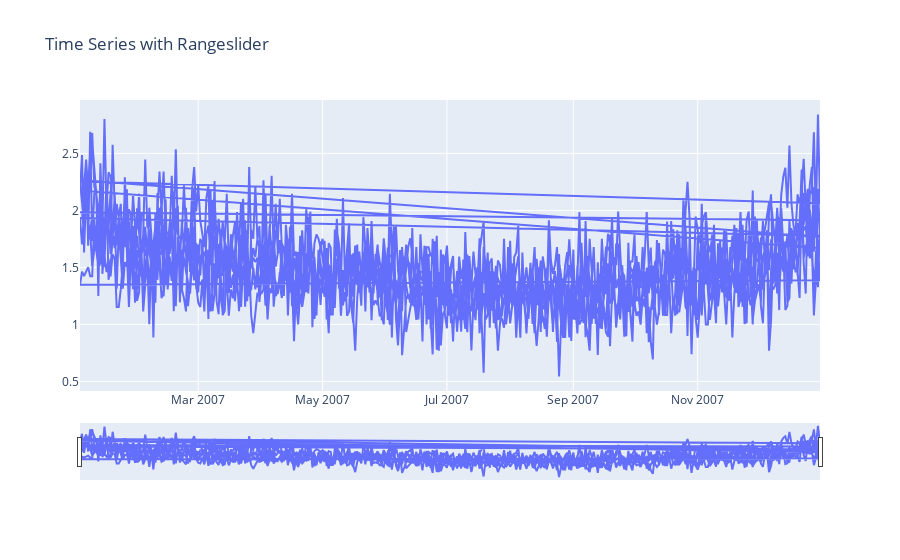

Notebook cell for this chart:
### Code cell
fig2 = go.Figure([go.Scatter(x=train_r1['date'], y=train_r1['mortality_rate'])])
#fig2.show()

fig2.update_layout(title_text='Time Series with Rangeslider',
                  xaxis_rangeslider_visible=True)

### Figure 1 — Plotly figure (JSON) as saved in the notebook; plotly's stock layout.template omitted (floating-point values rounded to 4 significant figures; data arrays with more than 128 entries replaced by an {"elided": "..."} marker saying what was removed)
{"data": [{"type": "scatter", "x": {"elided": "2191 str values"}, "y": {"elided": "2191 float values"}}], "layout": {"title": {"text": "Time Series with Rangeslider"}, "xaxis": {"rangeslider": {"visible": true}}}}
